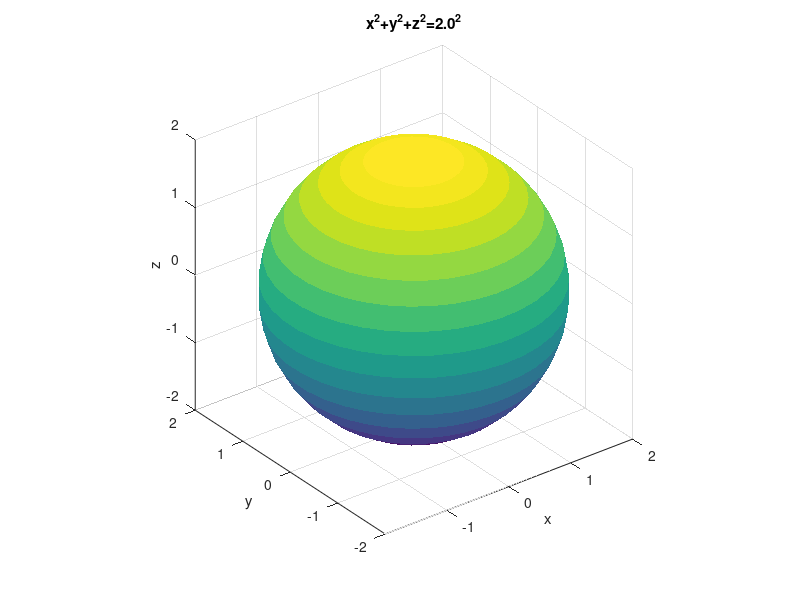

The MATLAB script that drew this image:
function plotsurf(r)
% Plot a sphere, r is the shpere's radius.
if nargin < 1
    r=2;
end
theta=linspace(0,pi,20);
phi=linspace(0,2*pi,40);
% Create two matrices for theta and phi
[tt, pp]=meshgrid(theta, phi);
% Get matrices for x ,y and z from theta and phi
xx=r*sin(tt).*cos(pp);
yy=r*sin(tt).*sin(pp);
zz=r*cos(tt);
% Plot Surface
surf(xx,yy,zz);
% Customize labels and titles
xlabel('x');
ylabel('y');
zlabel('z');
str1=sprintf('x^2+y^2+z^2=%.1f^2', r);
title(str1);
axis equal;
% Color shading of surface
shading flat;